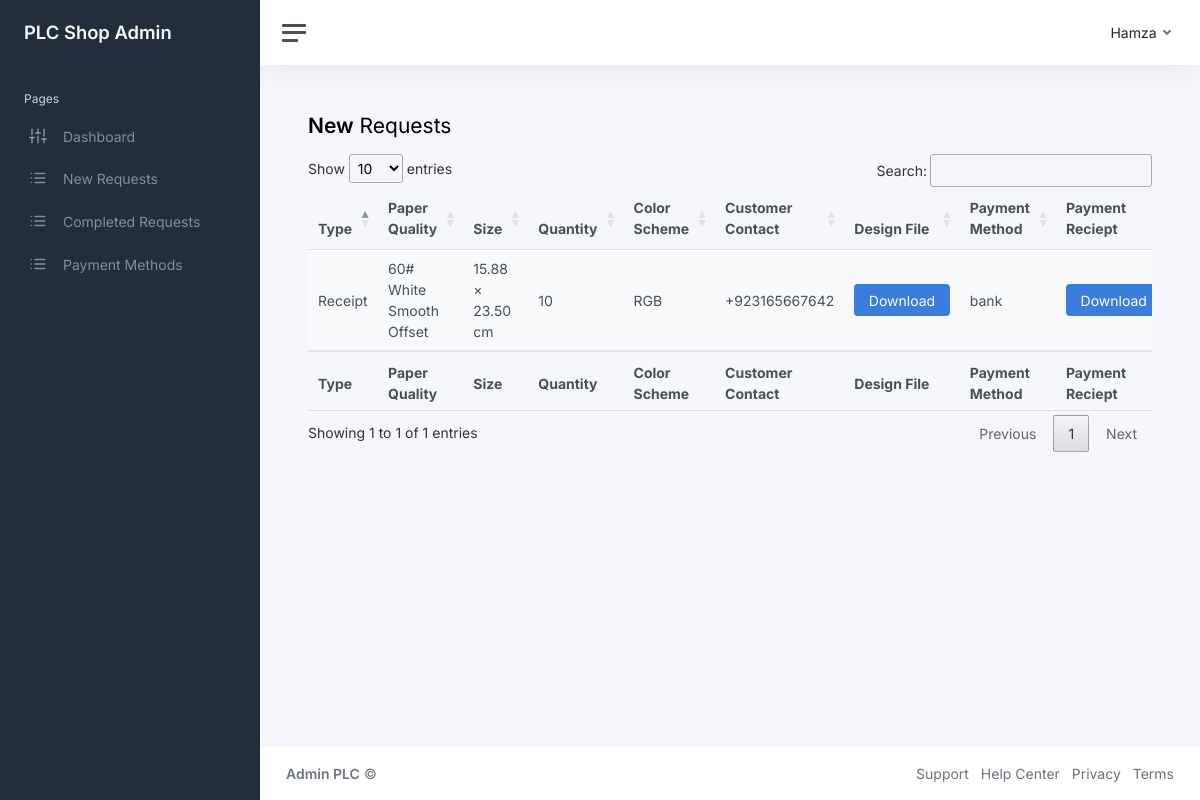
/shopadmin/completed-requests/index.php (signed in), run on the app's committed database.
### tables this page shows
CREATE TABLE `print_request` (
  `id` int NOT NULL,
  `type` varchar(200) NOT NULL,
  `paper_quality` varchar(100) NOT NULL,
  `size` varchar(100) NOT NULL,
  `quantity` int NOT NULL,
  `color_scheme` varchar(10) NOT NULL,
  `phone_number` varchar(20) NOT NULL,
  `design` varchar(200) NOT NULL,
  `shop_id` int NOT NULL,
  `payment_method` varchar(20) NOT NULL,
  `created_at` timestamp NOT NULL DEFAULT CURRENT_TIMESTAMP,
  `payment_reciept` varchar(255) DEFAULT NULL,
  `is_done` tinyint NOT NULL DEFAULT '0'
);

### shopadmin/main.php (called while the page is built, shortened)
<?php
$shop_id = $_SESSION["shop_id"];

### shopadmin/completed-requests/index.php (the view, shortened to what this page needs)
<?php
include_once '../main.php';
include_once './../../includes/connect.php';
?>
<?php
$sql = "SELECT * FROM print_request where shop_id=$shop_id AND is_done=1;";
$result = mysqli_query($conn, $sql);
?>
<?php include_once '../top.php' ?>
<main class="content">
    <div class="container-fluid p-0">
        <h1 class="h3 mb-3"><strong>New</strong> Requests</h1>
        <div class="table-responsive">
            <table id="default-datatable" class="table table-striped">
                <thead>
                    <tr>
                        <th>Type</th>
                        <th>Paper Quality</th>
                        <th>Size</th>
                        <th>Quantity</th>
                        <th>Color Scheme</th>
                        <th>Customer Contact</th>
                        <th>Design File</th>
                        <th>Payment Method</th>
                        <th>Payment Reciept</th>
                    </tr>
                </thead>
                <tfoot>
                    <tr>
                        <th>Type</th>
                        <th>Paper Quality</th>
                        <th>Size</th>
                        <th>Quantity</th>
                        <th>Color Scheme</th>
                        <th>Customer Contact</th>
                        <th>Design File</th>
                        <th>Payment Method</th>
                        <th>Payment Reciept</th>
                    </tr>
                </tfoot>
                <tbody>
                    <?php
                    while ($row = mysqli_fetch_assoc($result)) {
                        echo "<tr>";
                        echo "<td>{$row['type']}</td>";
                        echo "<td>{$row['paper_quality']}</td>";
                        echo "<td>{$row['size']}</td>";
                        echo "<td>{$row['quantity']}</td>";
                        echo "<td>{$row['color_scheme']}</td>";
                        echo "<td>{$row['phone_number']}</td>";
                        echo "<td>";
                        echo "<a class='btn btn-primary' href='" . ROOT . "/{$row['design']}' download> Download </a>";
                        echo "</td>";
                        echo "<td>{$row['payment_method']}</td>";
                        if ($row['payment_reciept'] && is_string($row['payment_reciept']) && strlen($row['payment_reciept']) >= 4) {
                            echo "<td>";
                            echo "<a class='btn btn-primary' href='" . ROOT . "/{$row['payment_reciept']}' download> Download </a>";
                            echo "</td>";
                        } else {
                            echo "<td>No file</td>";
                        }
                        echo "</tr>";
                    }
                    ?>
                </tbody>
            </table>
        </div>
    </div>
</main>
<?php include_once '../footer.php' ?>
<?php include_once './../down.php' ?>

### shopadmin/top.php (style rules this page uses)
body { font-family: 'Inter', sans-serif; }

### data on the page
print_request: type "Receipt", paper_quality "60# White Smooth Offset", size "15.88 × 23.50 cm", quantity "10", color_scheme "RGB", phone_number "+923165667642", payment_method "bank"

### other printed values
$_SESSION['shop_name'] "Hamza"
